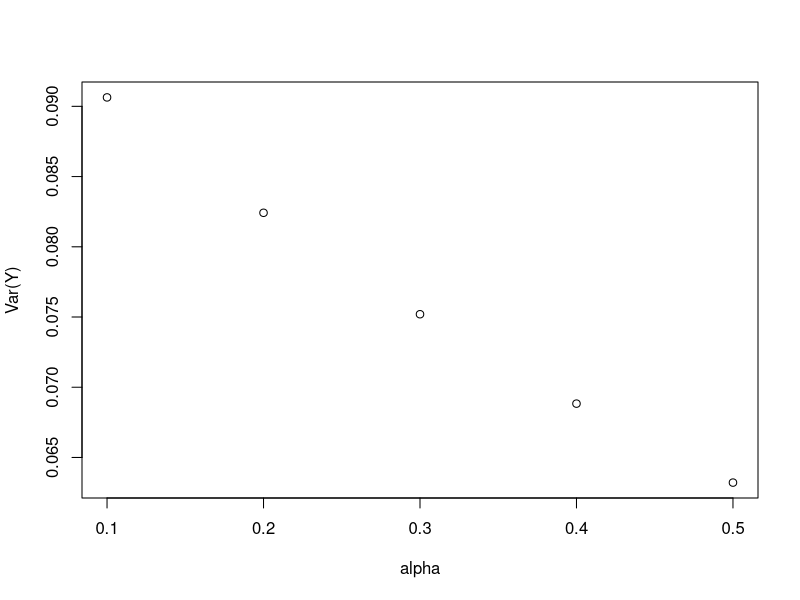
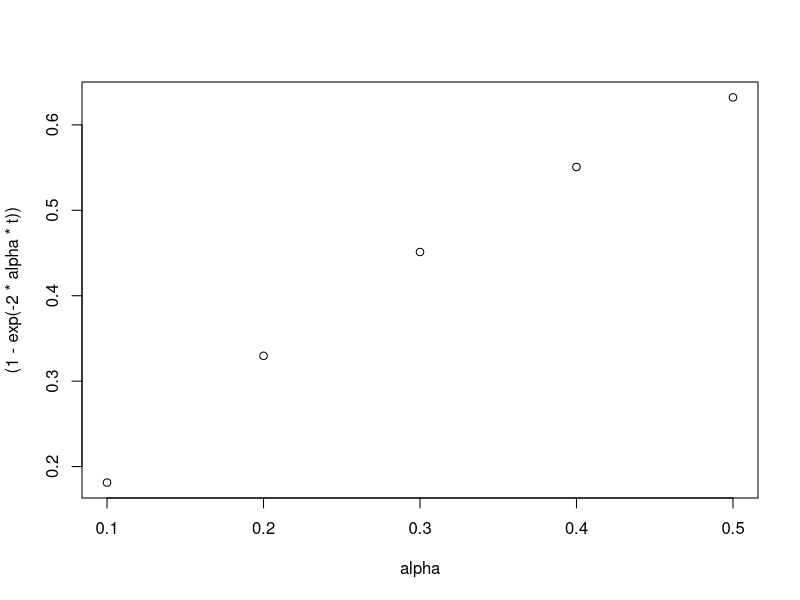

Write the R code that produced these figures, in order.
library(MASS) # Para a função mvrnorm

likelihood_ou_two_species <- function(x1, x2, t, s, sigma2, alpha, theta) {
  # Média esperada (assume atração para o valor ótimo theta)
  mean_vector <- c(theta, theta)
  
  # Calcula os elementos da matriz de covariância
  v <-  (1 - exp(-2 * alpha * t)) # Variância
  c <-  (1 - exp(-2 * alpha * s) * exp(-2 * alpha * (t-s) )) # Covariância
  
  # Matriz de covariância
  cov_matrix <- (sigma2 / (2 * alpha)) * matrix(c(v, c, 
                                                  c, v), 
                                                 nrow = 2, ncol = 2)
  
  # Vetor de traços observados
  traits <- c(x1, x2)
  
  # Calcula a log-verossimilhança
  lnL <- -dmvnorm(x = traits, 
                  mu = mean_vector, 
                  Sigma = cov_matrix, 
                  log = TRUE
                  )
  
  return(lnL)
}

t = 1
s = 0.5
sigma2 = c(0.1)
alpha = c(0.1, 0.2, 0.3, 0.4, 0.5)

plot(x = alpha,
     y = (sigma2 / (2 * alpha)) * (1 - exp(-2 * alpha * t)),
     ylab = "Var(Y)"
     )

plot(x = alpha,
     y = (1 - exp(-2 * alpha * t)),
     )

